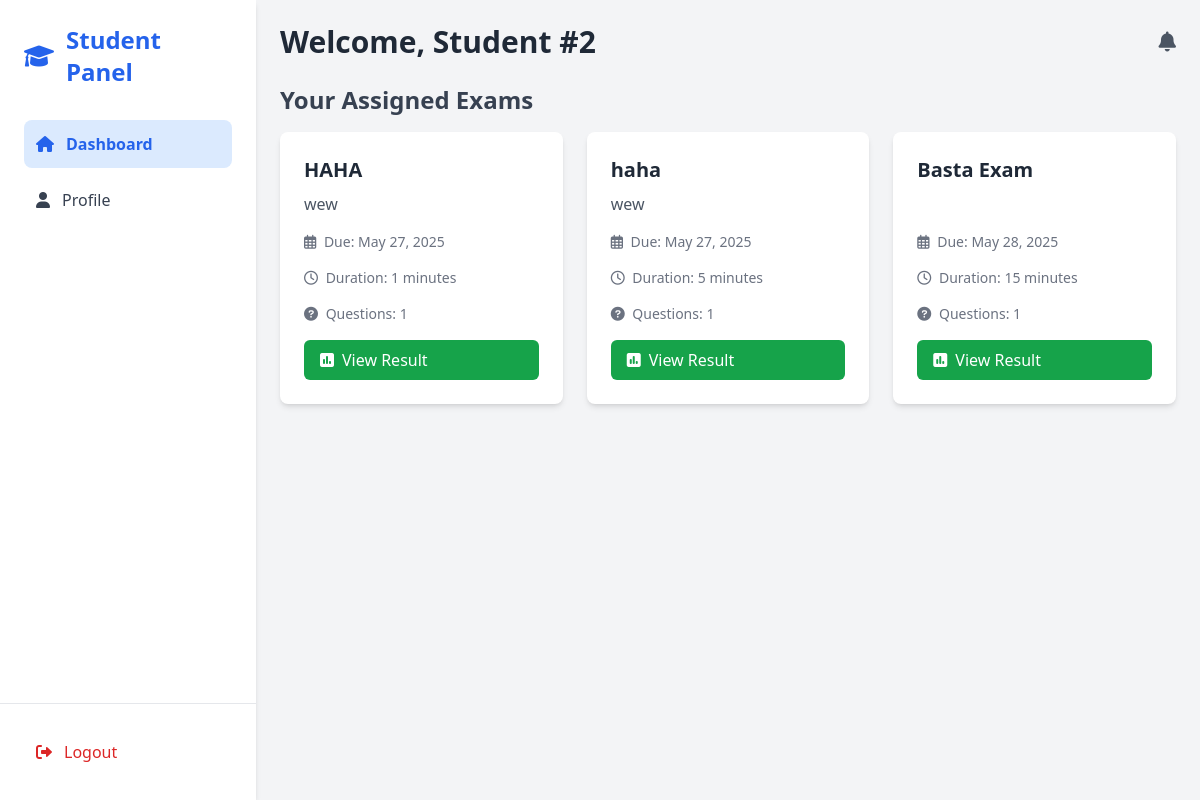
The page /student/student_dashboard.php (signed in) on the database as committed earlier.
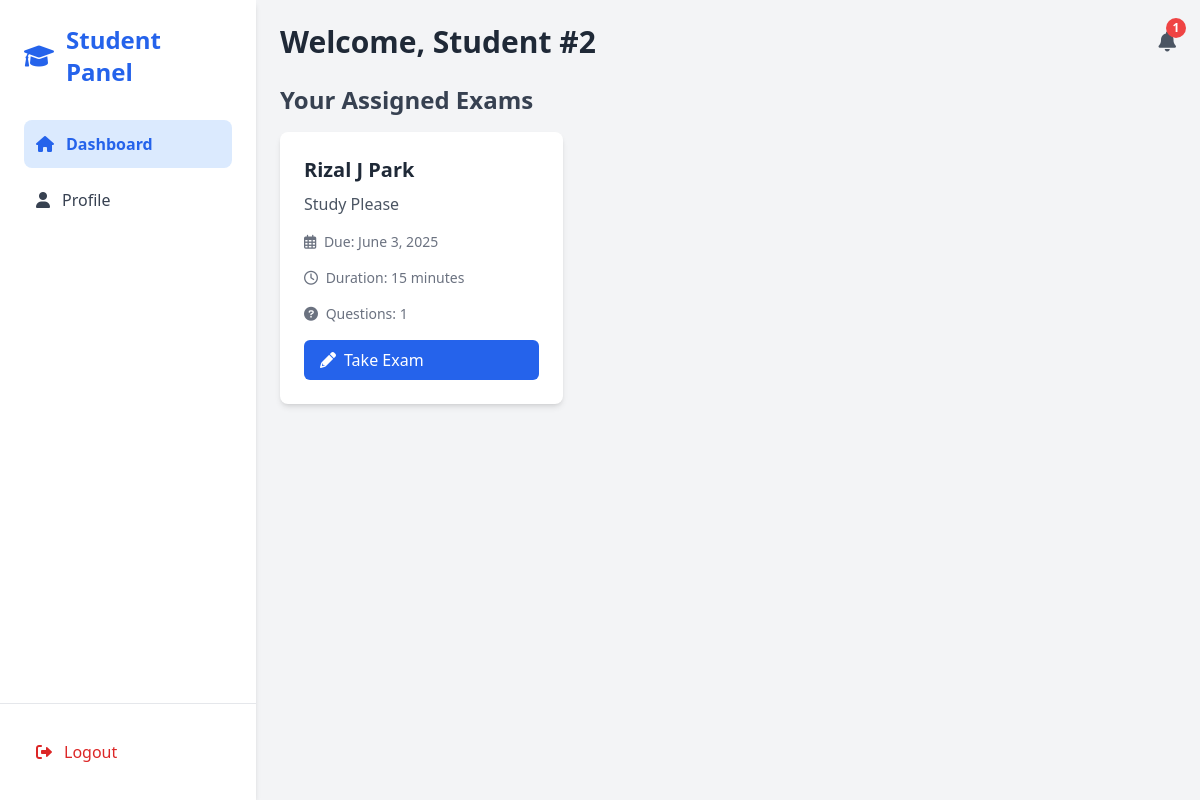
The same page on the database as committed later.
### tables this page shows
CREATE TABLE `exams` (
  `id` int(11) NOT NULL,
  `title` varchar(100) NOT NULL,
  `description` text DEFAULT NULL,
  `duration_minutes` int(11) NOT NULL,
  `due_date` date DEFAULT NULL,
  `created_by` int(11) DEFAULT NULL,
  `created_at` timestamp NOT NULL DEFAULT current_timestamp()
);

### student/student_dashboard.php (the view, shortened to what the changed rows need)
<?php
include '../includes/db_connection.php';
$student_id = $_SESSION['student_id'];
$assigned_sql = "
    SELECT e.id, e.title, e.description, e.due_date, e.duration_minutes,
           (SELECT COUNT(*) FROM questions WHERE exam_id = e.id) as question_count
    FROM exams e
    JOIN exam_assignments ea ON e.id = ea.exam_id
    WHERE ea.student_id = ?
    ORDER BY e.due_date ASC
";
$assigned_stmt = $conn->prepare($assigned_sql);
$assigned_stmt->bind_param("i", $student_id);
$assigned_stmt->execute();
$assigned_exams_result = $assigned_stmt->get_result();
$notif_sql = "
    SELECT n.*, e.title as exam_title
    FROM notifications n
    JOIN exams e ON n.exam_id = e.id
    WHERE n.student_id = ? AND n.is_read = 0
    ORDER BY n.created_at DESC
";
$notif_stmt = $conn->prepare($notif_sql);
$notif_stmt->bind_param("i", $student_id);
$notif_stmt->execute();
$notifications_result = $notif_stmt->get_result();
$unread_count = $notifications_result->num_rows;
$all_notif_sql = "
    SELECT n.*, e.title as exam_title
    FROM notifications n
    JOIN exams e ON n.exam_id = e.id
    WHERE n.student_id = ?
    ORDER BY n.created_at DESC
";
$all_notif_stmt = $conn->prepare($all_notif_sql);
$all_notif_stmt->bind_param("i", $student_id);
$all_notif_stmt->execute();
$all_notifications = $all_notif_stmt->get_result()->fetch_all(MYSQLI_ASSOC);
?>
<!DOCTYPE html>
<html lang="en">
<head>
    <script src="https://cdn.tailwindcss.com"></script>
    <link href="https://cdnjs.cloudflare.com/ajax/libs/font-awesome/6.0.0/css/all.min.css" rel="stylesheet">
</head>
<body class="bg-gray-100 font-sans leading-normal tracking-normal">
    <div class="flex h-screen bg-gray-100">
        <div id="mobileMenu" class="mobile-menu fixed lg:static w-64 bg-white shadow-md flex flex-col h-full z-50">
            <div class="p-6 flex-1">
                <div class="flex items-center space-x-3 mb-8">
                    <h2 class="text-2xl font-bold text-blue-600">Student Panel</h2>
                </div>
            </div>
        </div>
        <div class="flex-1 p-4 lg:p-6 overflow-y-auto">
            <div class="container mx-auto">
                <div class="flex flex-col lg:flex-row justify-between items-start lg:items-center mb-6">
                    <h1 class="text-2xl lg:text-3xl font-bold text-gray-800 mb-4 lg:mb-0">Welcome, Student #<?php echo htmlspecialchars($student_id); ?></h1>
                    <div class="flex items-center space-x-4">
                        <div class="relative" id="notificationBellContainer">
                            <i class="fas fa-bell text-gray-600 text-xl cursor-pointer" id="notificationBell"></i>
                            <?php if ($unread_count > 0): ?>
                                <span class="absolute top-0 right-0 transform translate-x-1/2 -translate-y-1/2 bg-red-500 text-white text-xs font-bold rounded-full h-5 w-5 flex items-center justify-center"><?php echo $unread_count; ?></span>
                            <?php endif; ?>
                        </div>
                    </div>
                </div>
                <h2 class="text-xl lg:text-2xl font-semibold text-gray-700 mb-4">Your Assigned Exams</h2>
                <?php if ($assigned_exams_result->num_rows > 0): ?>
                    <div class="grid grid-cols-1 md:grid-cols-2 lg:grid-cols-3 gap-4 lg:gap-6">
                        <?php while ($exam = $assigned_exams_result->fetch_assoc()): ?>
                            <div class="bg-white rounded-lg shadow-md p-4 lg:p-6 flex flex-col">
                                <h3 class="text-lg lg:text-xl font-semibold text-gray-800 mb-2"><?php echo htmlspecialchars($exam['title']); ?></h3>
                                <p class="text-gray-600 mb-4 flex-1"><?php echo nl2br(htmlspecialchars($exam['description'])); ?></p>
                                <div class="flex flex-wrap items-center text-gray-500 text-sm mb-4 gap-4">
                                    <span><i class="far fa-calendar-alt mr-1"></i> Due: <?php echo date('F j, Y', strtotime($exam['due_date'])); ?></span>
                                    <span><i class="far fa-clock mr-1"></i> Duration: <?php echo $exam['duration_minutes']; ?> minutes</span>
                                    <span><i class="fas fa-question-circle mr-1"></i> Questions: <?php echo $exam['question_count']; ?></span>
                                </div>
                                <?php
                                $attempt_check_sql = "SELECT * FROM exam_attempts WHERE student_id = ? AND exam_id = ?";
                                $attempt_check_stmt = $conn->prepare($attempt_check_sql);
                                $attempt_check_stmt->bind_param("ii", $student_id, $exam['id']);
                                $attempt_check_stmt->execute();
                                $attempt_check_result = $attempt_check_stmt->get_result();
                                if ($attempt_check_result->num_rows > 0) {
                                    $attempt = $attempt_check_result->fetch_assoc();
                                    if ($attempt['completed_at']) {
                                        echo '<a href="exam_result.php?exam_id=' . $exam['id'] . '" class="inline-block bg-green-600 text-white px-4 py-2 rounded-md hover:bg-green-700 transition duration-200"><i class="fas fa-poll mr-2"></i>View Result</a>';
                                    } else {
                                        echo '<a href="take_exam.php?exam_id=' . $exam['id'] . '" class="inline-block bg-yellow-500 text-white px-4 py-2 rounded-md hover:bg-yellow-600 transition duration-200"><i class="fas fa-play-circle mr-2"></i>Continue Exam</a>';
                                    }
                                } else {
                                    echo '<a href="take_exam.php?exam_id=' . $exam['id'] . '" class="inline-block bg-blue-600 text-white px-4 py-2 rounded-md hover:bg-blue-700 transition duration-200"><i class="fas fa-pencil-alt mr-2"></i>Take Exam</a>';
                                }
                                ?>
                            </div>
                        <?php endwhile; ?>
                    </div>
                <?php else: ?>
                    <p class="text-gray-600">No exams assigned to you yet.</p>
                <?php endif; ?>
            </div>
        </div>
    </div>
</body>
</html>

Rows that differ between the two databases and show on the page:
removed exams: title "HAHA", description "wew", due_date "May 27, 2025", duration_minutes "1", question_count "1"
removed exams: title "haha", description "wew", due_date "May 27, 2025", duration_minutes "5", question_count "1"
removed exams: title "Basta Exam", due_date "May 28, 2025", duration_minutes "15", question_count "1"
added exams: title "Rizal J Park", description "Study Please", due_date "June 3, 2025", duration_minutes "15", question_count "1"
Other text that changed with them:
$unread_count: (not shown) → "1"
